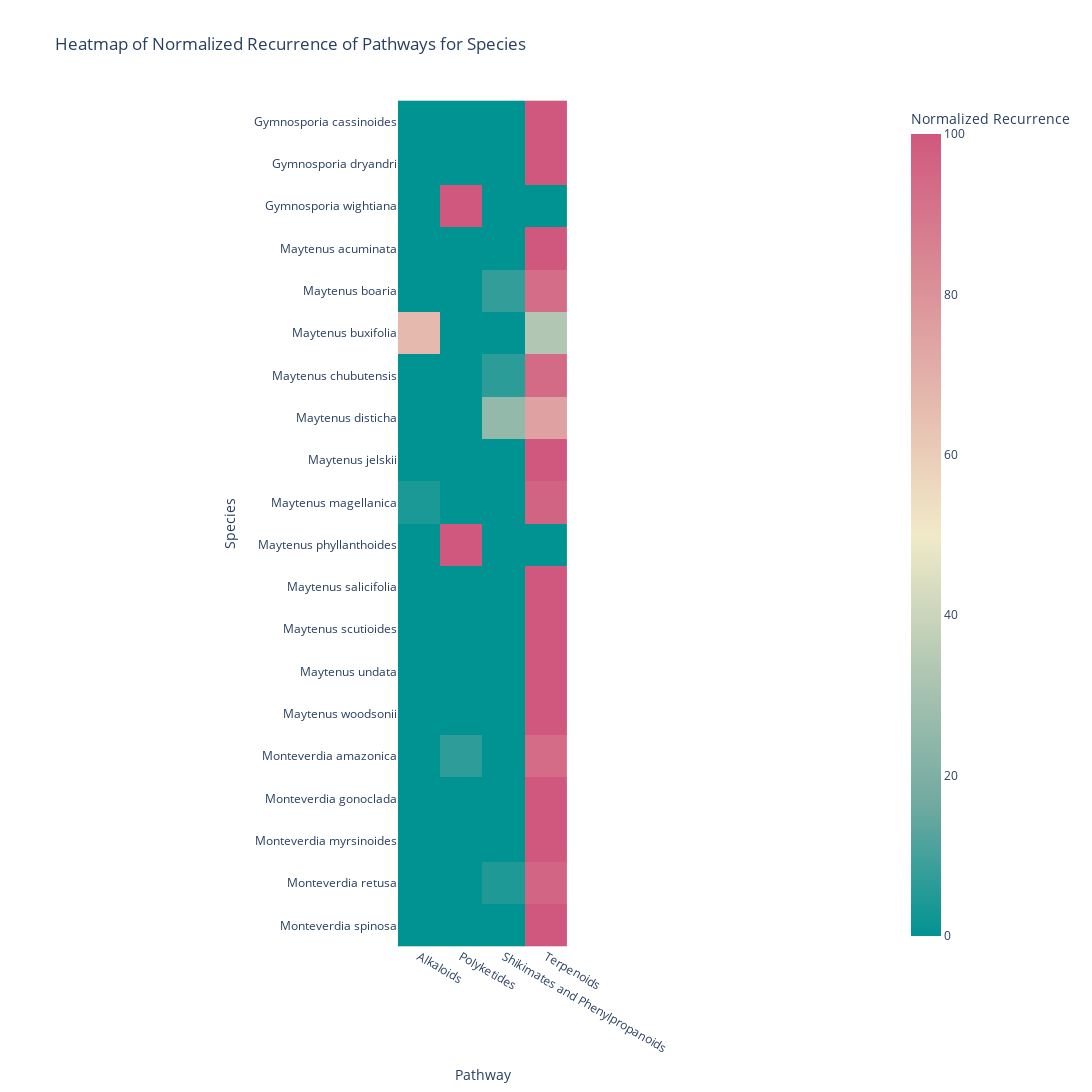

The code cell stored with this chart in its notebook:
### Code cell
import pandas as pd
import plotly.express as px

# Create a DataFrame with all possible combinations of species and pathways
all_species = all_data['species'].unique()
all_pathways = all_data['Pathway'].unique()
all_combinations = pd.DataFrame([(species, pathway) for species in all_species for pathway in all_pathways],
                                columns=['species', 'Pathway'])

# Merge the all_combinations DataFrame with the aggregated data to include all species
merged_data = pd.merge(all_combinations, agg_data, on=['species', 'Pathway'], how='left')

# Fill missing values (NaN) with 0 for recurrence and recurrence_normalized columns
merged_data['recurrence'].fillna(0, inplace=True)
merged_data['recurrence_normalized'].fillna(0, inplace=True)

# Pivot the merged data to have 'species' as rows and 'Pathway' as columns
pivot_data = merged_data.pivot_table(index='species', columns='Pathway', values='recurrence_normalized', fill_value=0)

# Create the heatmap
fig = px.imshow(pivot_data,
                labels=dict(x="Pathway", y="Species", color="Normalized Recurrence"),
                x=pivot_data.columns,
                y=pivot_data.index,
                color_continuous_scale='tealrose',  # You can choose any other color scale
                title='Heatmap of Normalized Recurrence of Pathways for Species')

# Modify the size of the figure
fig.update_layout(width=1500, height=1500)

# Save the figure as an HTML file
fig.write_html(f'{output_folder}Wikidata_pathway_heatmap_species_normalized.html')

# Show the figure
fig.show()

### Figure 1 — Plotly figure (JSON) as saved in the notebook; plotly's stock layout.template omitted (floating-point values rounded to 4 significant figures)
{"data": [{"coloraxis": "coloraxis", "hovertemplate": "Pathway: %{x}<br>Species: %{y}<br>Normalized Recurrence: %{z}<extra></extra>", "name": "0", "type": "heatmap", "x": ["Alkaloids", "Polyketides", "Shikimates and Phenylpropanoids", "Terpenoids"], "xaxis": "x", "y": ["Gymnosporia cassinoides", "Gymnosporia dryandri", "Gymnosporia wightiana", "Maytenus acuminata", "Maytenus boaria", "Maytenus buxifolia", "Maytenus chubutensis", "Maytenus disticha", "Maytenus jelskii", "Maytenus magellanica", "Maytenus phyllanthoides", "Maytenus salicifolia", "Maytenus scutioides", "Maytenus undata", "Maytenus woodsonii", "Monteverdia amazonica", "Monteverdia gonoclada", "Monteverdia myrsinoides", "Monteverdia retusa", "Monteverdia spinosa"], "yaxis": "y", "z": [[0, 0, 0, 100], [0, 0, 0, 100], [0, 100, 0, 0], [0, 0, 0, 100], [0, 0, 7.317, 92.68], [66.67, 0, 0, 33.33], [0, 0, 6.25, 93.75], [0, 0, 25, 75], [0, 0, 0, 100], [4, 0, 0, 96], [0, 100, 0, 0], [0, 0, 0, 100], [0, 0, 0, 100], [0, 0, 0, 100], [0, 0, 0, 100], [0, 6.667, 0, 93.33], [0, 0, 0, 100], [0, 0, 0, 100], [0, 0, 4.545, 95.45], [0, 0, 0, 100]]}], "layout": {"coloraxis": {"colorbar": {"title": {"text": "Normalized Recurrence"}}, "colorscale": [[0, "rgb(0, 147, 146)"], [0.1667, "rgb(114, 170, 161)"], [0.3333, "rgb(177, 199, 179)"], [0.5, "rgb(241, 234, 200)"], [0.6667, "rgb(229, 185, 173)"], [0.8333, "rgb(217, 137, 148)"], [1, "rgb(208, 88, 126)"]]}, "height": 1500, "title": {"text": "Heatmap of Normalized Recurrence of Pathways for Species"}, "width": 1500, "xaxis": {"anchor": "y", "constrain": "domain", "domain": [0, 1], "scaleanchor": "y", "title": {"text": "Pathway"}}, "yaxis": {"anchor": "x", "autorange": "reversed", "constrain": "domain", "domain": [0, 1], "title": {"text": "Species"}}}}
